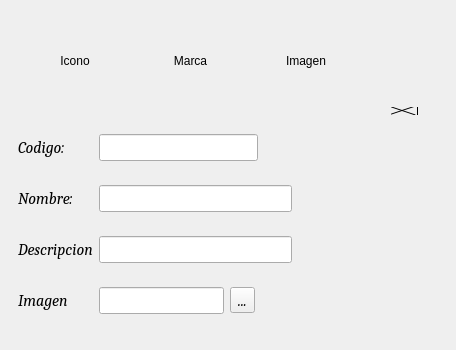
<?xml version="1.0" encoding="UTF-8"?>
<ui version="4.0">
 <class>FormOperaciones</class>
 <widget class="QDialog" name="FormOperaciones">
  <property name="geometry">
   <rect>
    <x>0</x>
    <y>0</y>
    <width>456</width>
    <height>350</height>
   </rect>
  </property>
  <property name="windowTitle">
   <string>Dialog</string>
  </property>
  <widget class="QTabWidget" name="tabWidget">
   <property name="geometry">
    <rect>
     <x>9</x>
     <y>107</y>
     <width>409</width>
     <height>236</height>
    </rect>
   </property>
   <property name="font">
    <font>
     <family>Cambria</family>
     <pointsize>12</pointsize>
     <weight>50</weight>
     <italic>true</italic>
     <bold>false</bold>
    </font>
   </property>
   <property name="autoFillBackground">
    <bool>false</bool>
   </property>
   <property name="styleSheet">
    <string notr="true">
QTabWidget::pane { 
font: bold 14px;
   background: transparent; 
  margin: 0px,0px,0px,0px;
   border: 0px solid transparent;  
  }

QTabBar::tab {
    background: transparent;
    border: 2px solid transparent;
    border-bottom-color: transparent; /* same as the pane color */
    border-top-left-radius: 4px;
    border-top-right-radius: 4px;
    min-width: 8ex;
    padding: 2px;
}

</string>
   </property>
   <property name="tabPosition">
    <enum>QTabWidget::East</enum>
   </property>
   <property name="tabShape">
    <enum>QTabWidget::Triangular</enum>
   </property>
   <property name="currentIndex">
    <number>0</number>
   </property>
   <property name="iconSize">
    <size>
     <width>40</width>
     <height>40</height>
    </size>
   </property>
   <property name="elideMode">
    <enum>Qt::ElideMiddle</enum>
   </property>
   <property name="usesScrollButtons">
    <bool>true</bool>
   </property>
   <property name="documentMode">
    <bool>false</bool>
   </property>
   <property name="tabsClosable">
    <bool>false</bool>
   </property>
   <property name="movable">
    <bool>false</bool>
   </property>
   <widget class="QWidget" name="tab">
    <attribute name="icon">
     <iconset resource="../Recursos.qrc">
      <normaloff>:/Imagenes/iconos/add.png</normaloff>:/Imagenes/iconos/add.png</iconset>
    </attribute>
    <attribute name="title">
     <string/>
    </attribute>
    <layout class="QHBoxLayout" name="horizontalLayout_2">
     <item>
      <layout class="QGridLayout" name="gridLayout_2">
       <item row="3" column="0">
        <widget class="QLabel" name="label_3">
         <property name="font">
          <font>
           <family>Cambria</family>
           <pointsize>12</pointsize>
           <italic>true</italic>
          </font>
         </property>
         <property name="text">
          <string>Imagen</string>
         </property>
        </widget>
       </item>
       <item row="3" column="3" colspan="2">
        <widget class="QToolButton" name="ButtonArchivoImagen">
         <property name="font">
          <font>
           <family>Cambria</family>
           <pointsize>12</pointsize>
           <italic>true</italic>
          </font>
         </property>
         <property name="text">
          <string>...</string>
         </property>
        </widget>
       </item>
       <item row="1" column="0">
        <widget class="QLabel" name="label_2">
         <property name="font">
          <font>
           <family>Cambria</family>
           <pointsize>12</pointsize>
           <italic>true</italic>
          </font>
         </property>
         <property name="text">
          <string>Nombre:</string>
         </property>
        </widget>
       </item>
       <item row="1" column="1" colspan="4">
        <widget class="QLineEdit" name="LineNombre">
         <property name="font">
          <font>
           <family>Cambria</family>
           <pointsize>12</pointsize>
           <italic>true</italic>
          </font>
         </property>
         <property name="inputMethodHints">
          <set>Qt::ImhFormattedNumbersOnly</set>
         </property>
        </widget>
       </item>
       <item row="0" column="0">
        <widget class="QLabel" name="label">
         <property name="font">
          <font>
           <family>Cambria</family>
           <pointsize>12</pointsize>
           <italic>true</italic>
          </font>
         </property>
         <property name="text">
          <string>Codigo:</string>
         </property>
        </widget>
       </item>
       <item row="0" column="4">
        <spacer name="horizontalSpacer">
         <property name="orientation">
          <enum>Qt::Horizontal</enum>
         </property>
         <property name="sizeType">
          <enum>QSizePolicy::Fixed</enum>
         </property>
         <property name="sizeHint" stdset="0">
          <size>
           <width>18</width>
           <height>20</height>
          </size>
         </property>
        </spacer>
       </item>
       <item row="3" column="1" colspan="2">
        <widget class="QLineEdit" name="LineImagen">
         <property name="font">
          <font>
           <family>Cambria</family>
           <pointsize>12</pointsize>
           <italic>true</italic>
          </font>
         </property>
         <property name="readOnly">
          <bool>true</bool>
         </property>
        </widget>
       </item>
       <item row="0" column="1" colspan="3">
        <widget class="QLineEdit" name="LineCodigo">
         <property name="font">
          <font>
           <family>Cambria</family>
           <pointsize>12</pointsize>
           <italic>true</italic>
          </font>
         </property>
         <property name="inputMethodHints">
          <set>Qt::ImhNone</set>
         </property>
         <property name="readOnly">
          <bool>true</bool>
         </property>
        </widget>
       </item>
       <item row="2" column="0">
        <widget class="QLabel" name="label_5">
         <property name="font">
          <font>
           <family>Cambria</family>
           <pointsize>12</pointsize>
           <italic>true</italic>
          </font>
         </property>
         <property name="text">
          <string>Descripcion</string>
         </property>
        </widget>
       </item>
       <item row="2" column="1" colspan="4">
        <widget class="QLineEdit" name="LineDescripcion">
         <property name="font">
          <font>
           <family>Cambria</family>
           <pointsize>12</pointsize>
           <italic>true</italic>
          </font>
         </property>
        </widget>
       </item>
      </layout>
     </item>
     <item>
      <layout class="QVBoxLayout" name="verticalLayout_2">
       <property name="leftMargin">
        <number>0</number>
       </property>
       <item>
        <widget class="QPushButton" name="ButtonGuardar">
         <property name="text">
          <string/>
         </property>
         <property name="icon">
          <iconset resource="../Recursos.qrc">
           <normaloff>:/Imagenes/iconos/guardar.png</normaloff>:/Imagenes/iconos/guardar.png</iconset>
         </property>
         <property name="iconSize">
          <size>
           <width>40</width>
           <height>40</height>
          </size>
         </property>
         <property name="autoDefault">
          <bool>false</bool>
         </property>
         <property name="flat">
          <bool>true</bool>
         </property>
        </widget>
       </item>
       <item alignment="Qt::AlignBottom">
        <widget class="QPushButton" name="ButtonModificar">
         <property name="text">
          <string/>
         </property>
         <property name="icon">
          <iconset resource="../Recursos.qrc">
           <normaloff>:/Imagenes/iconos/editar.png</normaloff>:/Imagenes/iconos/editar.png</iconset>
         </property>
         <property name="iconSize">
          <size>
           <width>40</width>
           <height>40</height>
          </size>
         </property>
         <property name="autoDefault">
          <bool>false</bool>
         </property>
         <property name="default">
          <bool>false</bool>
         </property>
         <property name="flat">
          <bool>true</bool>
         </property>
        </widget>
       </item>
       <item>
        <widget class="QPushButton" name="ButtonEliminar">
         <property name="text">
          <string/>
         </property>
         <property name="icon">
          <iconset resource="../Recursos.qrc">
           <normaloff>:/Imagenes/iconos/delete.png</normaloff>:/Imagenes/iconos/delete.png</iconset>
         </property>
         <property name="iconSize">
          <size>
           <width>40</width>
           <height>40</height>
          </size>
         </property>
         <property name="flat">
          <bool>true</bool>
         </property>
        </widget>
       </item>
       <item>
        <widget class="QPushButton" name="ButtonRegresar">
         <property name="text">
          <string/>
         </property>
         <property name="icon">
          <iconset resource="../Recursos.qrc">
           <normaloff>:/Imagenes/iconos/izquierda.png</normaloff>:/Imagenes/iconos/izquierda.png</iconset>
         </property>
         <property name="iconSize">
          <size>
           <width>40</width>
           <height>40</height>
          </size>
         </property>
         <property name="flat">
          <bool>true</bool>
         </property>
        </widget>
       </item>
      </layout>
     </item>
    </layout>
   </widget>
  </widget>
  <widget class="QWidget" name="layoutWidget">
   <property name="geometry">
    <rect>
     <x>20</x>
     <y>20</y>
     <width>341</width>
     <height>82</height>
    </rect>
   </property>
   <layout class="QHBoxLayout" name="horizontalLayout">
    <property name="topMargin">
     <number>0</number>
    </property>
    <item>
     <widget class="QLabel" name="label_6">
      <property name="minimumSize">
       <size>
        <width>60</width>
        <height>80</height>
       </size>
      </property>
      <property name="text">
       <string>Icono</string>
      </property>
      <property name="alignment">
       <set>Qt::AlignCenter</set>
      </property>
     </widget>
    </item>
    <item>
     <widget class="QLabel" name="label_4">
      <property name="minimumSize">
       <size>
        <width>60</width>
        <height>80</height>
       </size>
      </property>
      <property name="text">
       <string>Marca</string>
      </property>
      <property name="alignment">
       <set>Qt::AlignCenter</set>
      </property>
     </widget>
    </item>
    <item>
     <widget class="QLabel" name="LabelImage">
      <property name="minimumSize">
       <size>
        <width>60</width>
        <height>80</height>
       </size>
      </property>
      <property name="text">
       <string>Imagen</string>
      </property>
      <property name="alignment">
       <set>Qt::AlignCenter</set>
      </property>
     </widget>
    </item>
   </layout>
  </widget>
 </widget>
 <resources>
  <include location="../Recursos.qrc"/>
 </resources>
 <connections/>
</ui>
